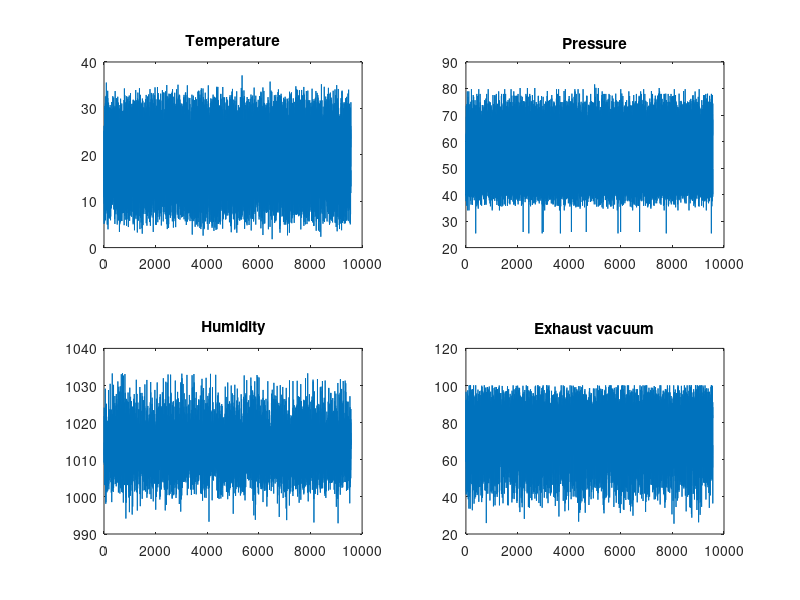

MATLAB code to generate this figure: (Note: this script raises an error after producing the figure.)
% load data and plot them
load CCPP.dat;
T = CCPP(:, 1);
AP = CCPP(:, 2);
RH = CCPP(:, 3);
V = CCPP(:, 4);
E = CCPP(:, 5);
figure(1)
subplot(2,2,1);
plot(T)
title('Temperature')
subplot(2,2,2);
plot(AP)
title('Pressure')
subplot(2,2,3);
plot(RH)
title('Humidity')
subplot(2,2,4);
plot(V)
title('Exhaust vacuum')

% initialize training sets
d_trn = zeros(5740, 5);
d_val = zeros(1914, 5);
d_chk = zeros(1914, 5);

% training sets
d_trn(:, 1) = T(1 : 5740);
d_trn(:, 2) = AP(1 : 5740);
d_trn(:, 3) = RH(1 : 5740);
d_trn(:, 4) = V(1 : 5740);
d_trn(:, 5) = E(1 : 5740);

% value sets
d_val(:, 1) = T(5741 : 7654);
d_val(:, 2) = AP(5741 : 7654);
d_val(:, 3) = RH(5741 : 7654);
d_val(:, 4) = V(5741 : 7654);
d_val(:, 5) = E(5741 : 7654);

% checking sets
d_chk(:, 1) = T(7655 : 9568);
d_chk(:, 2) = AP(7655 : 9568);
d_chk(:, 3) = RH(7655 : 9568);
d_chk(:, 4) = V(7655 : 9568);
d_chk(:, 5) = E(7655 : 9568);


% Training Hybrid Algorithm. 3 MF. Singleton output.
% initialize 
initFis = genfis1(d_trn, 3, 'gbellmf', 'constant');
% plot membership functions
figure (2)
subplot(2,2,1)
plotmf(initFis, 'input', 1)
subplot(2,2,2)
plotmf(initFis, 'input', 2)
subplot(2,2,3)
plotmf(initFis, 'input', 3)
subplot(2,2,4)
plotmf(initFis, 'input', 4)
suptitle('Membership Functions Before Training');
saveas(gcf, 'MembershipFunctionsBeforeTraining2.png');

%training for backpropagation (1 in anfis means hybrid)
nEpochs = 1000;
trnOpt = [nEpochs, NaN, NaN, NaN, NaN];
disOpt = [0, 0, 0, 0];
[trnFis, trnError2, stepsize, chkFis, chkError2 ] = anfis(d_trn, initFis,  trnOpt, disOpt, d_val, 1);

%show rules
showrule(chkFis)

%plot membership functions after the training
figure (3)
subplot(2,2,1)
plotmf(chkFis, 'input',1)
subplot(2,2,2)
plotmf(chkFis, 'input', 2)
subplot(2,2,3)
plotmf(chkFis, 'input', 3)
subplot(2,2,4)
plotmf(chkFis, 'input', 4)
suptitle('Membership Functions After Training');
saveas(gcf, 'MembershipFunctionsAfterTraining2.png');
 
% compute sx^2 and se^2
average = mean(E(5741:7654));
sum = 0;
for i = 5741:7654
    sum = sum + (E(i)-average)^2;
end
sx2 = sum/(7654-5740);
se = min(chkError2);

%calculate nmse and ndei error
RMSE = se
NMSE = se^2/sx2
NDEI = sqrt(NMSE)
R2 = 1 - NMSE


%plot errors
figure(4)
plot([trnError2 chkError2])
hold on
plot([trnError2 chkError2], 'o')
legend('trnError', 'chkError')
xlabel('Epochs')
ylabel('RMSE (Root Mean Squared Error)' )
title('Error Curves')
saveas(gcf, 'ErrorCurves2.png');

%plot result and prediction errors
figure(5) 
anfis_output = evalfis([d_trn(:,1:4); d_val(:, 1:4) ; d_chk(:, 1:4)], chkFis);
index = 1 : 9568;
subplot(2,1,1)
plot([E(index) anfis_output])
legend('Real Values', 'Anfis Output');
legend('Location', 'southeast', 'Orientation', 'horizontal');
legend('boxoff');
yL = get(gca, 'YLim');
txt1 = 'Training Set';
txt2 = 'Valid Set';
txt3 = 'Checking Set';
line([5740 5740], yL, 'Color', 'r');
line([7654 7654], yL, 'Color', 'r');
text(700, 1.4, txt1);
text(1080, 1.4, txt2);
text(1400, 1.4, txt3);
xlabel('Samples')
title('Real Samples and ANFIS Prediction')
subplot(2, 1, 2)
plot(E(index) - anfis_output)
yL = get(gca, 'YLim');
line([5740 5740], yL, 'Color', 'r');
line([7654 7654], yL, 'Color', 'r');
text(700, -0.1, txt1);
text(1080, -.1, txt2);
text(1400, -.1, txt3);
xlabel('Samples')
title('Prediction Errors')
saveas(gcf, 'ComparisonBetweenRealPredictedValues2.png');